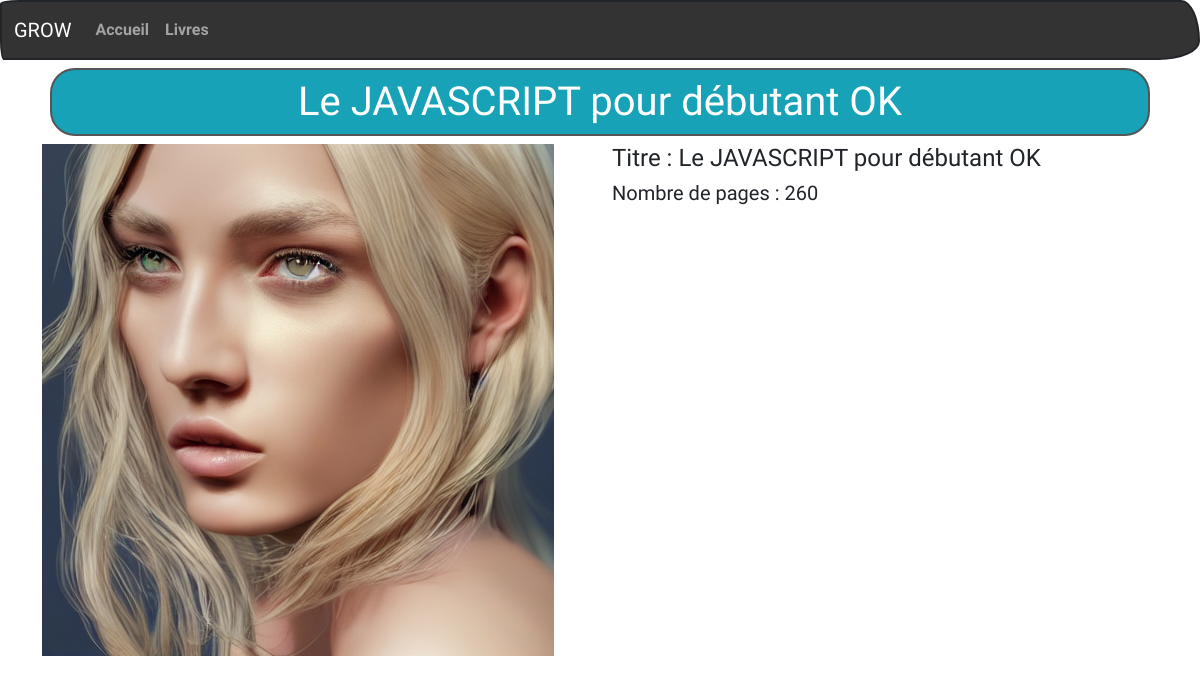
/livres/l/3, run on the app's committed database.
### tables this page shows
CREATE TABLE IF NOT EXISTS `livres` (
  `id` int NOT NULL AUTO_INCREMENT,
  `titre` varchar(150) DEFAULT NULL,
  `nbpages` int DEFAULT NULL,
  `image` varchar(150) DEFAULT NULL,
  PRIMARY KEY (`id`)
);

### controllers/livresController.controller.php (called while the page is built, shortened)
<?php
        require_once "model/Livre.class.php";
        require_once 'model/LivreManager.class.php';
class LivreController
{
    private $livreManager;
    public function __construct()
    {
        $this->livreManager = new LivreManager;
        $this->livreManager->chargementLivre();
    }
    public function afficherLivreUn($id) {
        $livre = $this->livreManager->getLivreById($id);
        require "views/afficherLivre.views.php";
    }
}

### model/LivreManager.class.php (called while the page is built, shortened)
<?php
require_once 'Model.class.php';
require_once 'Livre.class.php';
class LivreManager extends Model{
    private $livres;
    public function ajoutLivre($livre)
    {
        $this->livres[] = $livre;
    }
    public function chargementLivre()
    {
        $req = $this->getBdd()->prepare('SELECT * FROM livres');
        $req->execute();
        $mesLivres = $req->fetchAll(PDO::FETCH_ASSOC);
    }
    public function getLivreByID($id)
    {
        for($i=0; $i <count($this->livres);$i++){
            if($this->livres[$i]->getId() === $id){
                return $this->livres[$i];
            }
        }
        throw new Exception("Le livre n'existe pas.");
    }
}

### model/Livre.class.php (called while the page is built, shortened)
<?php
class Livre
{
    private $id,
            $titre,
            $nbPages,
            $image;
    public function __construct($id,$titre,$nbPages,$image)
    {
        $this->id = $id;
        $this->titre = $titre;
        $this->nbPages = $nbPages;
        $this->image = $image;
    }
    public function getId()
    {
        return trim(htmlspecialchars($this->id));
    }
    public function getTitre()
    {
        return trim(htmlspecialchars($this->titre));
    }
    public function getnbPages()
    {
        return trim(htmlspecialchars($this->nbPages));
    }
    public function getImage()
    {
        return trim(htmlspecialchars($this->image));
    }
}

### model/Model.class.php (called while the page is built, shortened)
<?php
class Model
{
    private static $pdo;
    private static function setBdd()
    {
        self::$pdo = new PDO('mysql:host=localhost;port=3306;dbname=biblio1;charset=utf8', '****', '****');
        self::$pdo->setAttribute(PDO::ATTR_ERRMODE, PDO::ERRMODE_WARNING);
    }
    protected function getBdd()
    {
        return self::$pdo;
    }
}

### views/afficherLivre.views.php (the view, shortened to what this page needs)
<div class="row">
    <div class="col-6">
        <img src="<?= URL ?>public/images/<?= $livre->getImage();?>" alt="Couverture du livre">
    </div>
    <div class="col-6">
        <h4>Titre : <?= $livre->getTitre();?></h4>
        <h5>Nombre de pages : <?= $livre->getnbPages();?></h5>
    </div>
</div>
<?php
$content = ob_get_clean();
$titre = $livre->getTitre();
require 'template.php';
?>

### views/template.php (shortened to what this page needs)
<!DOCTYPE html>
<html lang="en">
<head>
    <link rel="stylesheet" href="https://bootswatch.com/5/sketchy/bootstrap.min.css">
</head>
<body>
    <nav class="navbar navbar-expand-lg navbar-dark bg-primary">
        <div class="container-fluid">
            <a class="navbar-brand" href="#">GROW</a>
            <div class="collapse navbar-collapse" id="navbarColor01">
                <ul class="navbar-nav me-auto">
                    <li class="nav-item">
                        <a class="nav-link" href="<?=URL?>accueil">Accueil</a>
                    </li>
                    <li class="nav-item">
                        <a class="nav-link" href="<?=URL?>livres">Livres</a>
                    </li>
                </ul>
            </div>
        </div>
    </nav>
<div class="container">
    <h1 class="rounded border border-dark p-2 m-2 text-center text-white bg-info"><?=$titre ?></h1>
    <?php echo $content ?>
</div>
</body>
</html>

### data on the page
livres: titre "Le JAVASCRIPT pour débutant OK", image (picture), nbpages "260"
